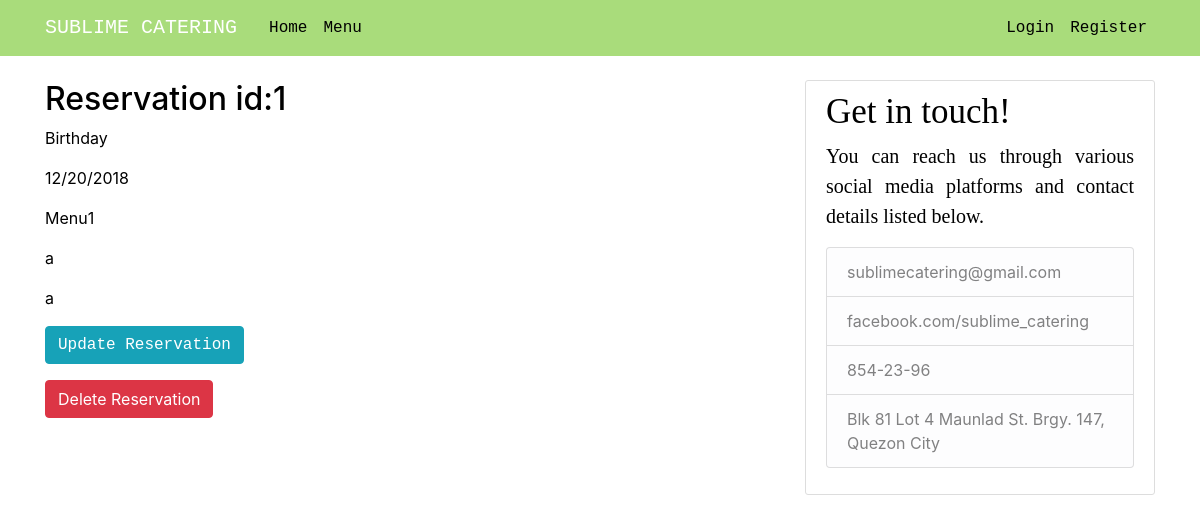
/reservation/1, run on the app's committed database.
### reservation/models.py (models this page shows, shortened)
class Reservation(db.Model):
    __tablename__ = 'reservation'
    id = db.Column(db.Integer, primary_key=True)
    user_id = db.Column(Integer, db.ForeignKey('user.id'))
    date = db.Column(db.DateTime, nullable=False, default=datetime, unique=True)
    package = db.Column(db.String(100), nullable=False, unique=False)
    location = db.Column(db.String(100), nullable=False, unique=False)
    occasion = db.Column(db.String(100), nullable=False, unique=False)
    addons = db.Column(db.String(100), nullable=False, unique=False)

### reservation/routes.py (the view)
@app.route("/reservation/<int:id>")
def reservation(id):
    reservation = Reservation.query.filter_by(id=id).first_or_404()
    return render_template('view.html',  reservation=reservation)

### reservation/templates/view.html (shortened to what this page needs)
{% extends "layout.html" %}
{% block content %}
<h2>Reservation id:{{reservation.id}}</h2>
                <p>{{reservation.occasion}} </p>
				<p>{{reservation.date.strftime("%m/%d/%Y")}}</p>
                <p>{{reservation.package}} </p>
                <p>{{reservation.location}} </p>
                <p>{{reservation.addons}} </p>
<div>
          <p> <a class="btn btn-info" href="{{ url_for('update_reservation', id=reservation.id) }}">Update Reservation</a></p>
       <form action="{{ url_for('delete_reservation', id=reservation.id) }}" method="POST">
           <p><input class="btn btn-danger" type="submit" value="Delete Reservation"></p>
       </form>
          </div>
{% endblock %}

### reservation/static/main.css (style rules this page uses)
body { background: #FFFFFF; color: #000000; margin-top: 5rem; }
h1, h2, h3, h4, h5, h6 { color: #000000; }
a { font-family: "Lucida Console", Monaco, monospace; }

### data on the page
Reservation: id "1", occasion "Birthday", date "12/20/2018", package "Menu1", location "a", addons "a"
